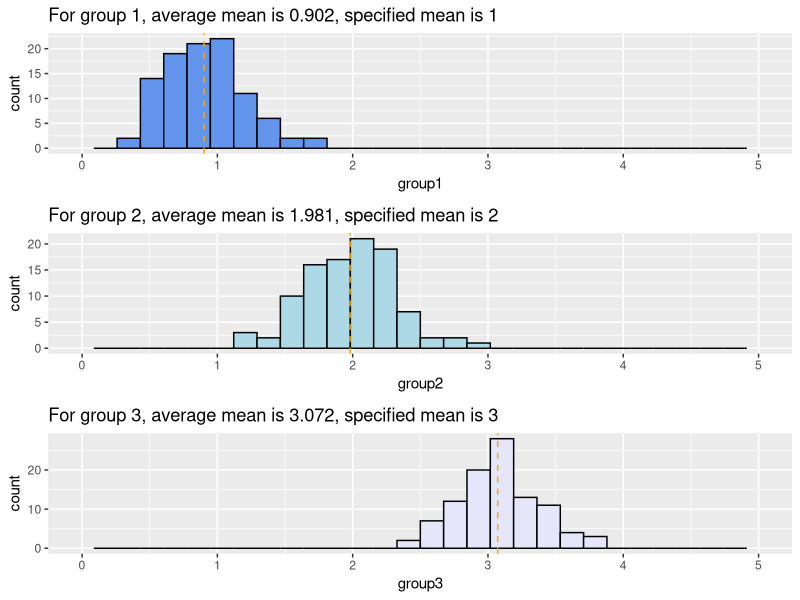

Write R code to recreate this figure.
## ---- chunk 1
library(ggplot2)
library(gridExtra)
## ---- chunk 2
vector <- rbinom(n=20, size=0:5, prob=0.5)
counter <- 0

# as a for loop
for (i in seq_along(vector)) {
  if (vector[i]==0) {
    counter <- counter+1 }
}
print(counter)

## ---- chunk 3

length(vector[vector==0])
## ---- chunk 4

##############
# function: make_matrix
# makes a matrix with where values are row x column
# input: n_row is number of rows desired
#        n_col is number of columns desired
# output: a matrix with number of rows = n_row and number of columns = n_col and each position equals row number x column number
#---------
make_matrix <- function(n_row=runif(1, 1, 10), n_col=runif(1, 1, 10)) {
  new_matrix <- matrix(nrow=n_row, ncol=n_col)
  for (i in 1:nrow(new_matrix)) {
    for (j in 1:ncol(new_matrix)) {
      new_matrix[i,j] <- i*j
    }
  }
  print(new_matrix)
}
#####################

make_matrix()
## ---- chunk 5

names <- c("group1", "group2", "group3")
var1 <- rnorm(n=10,mean=1)
var2 <- rnorm(n=10,mean=2)
var3 <- rnorm(n=10,mean=3)
df <- data.frame(group=rep(names, each=length(var1)), response_var=c(var1, var2, var3))

###############
# function: shuffle_means
# rerun three normal distributions with given observations and means, sd=1
# input: n_obs number of observations
#   means is  vector of means to use 
# output: a vector with the means of each group
#----------
shuffle_means <- function(n_obs=10, means=c(1,2,3)) {
  v1 <- rnorm(n=n_obs,mean=means[1])
  v2 <- rnorm(n=n_obs,mean=means[2])
  v3 <- rnorm(n=n_obs,mean=means[3])
  averages <- c(mean(v1), mean(v2), mean(v3))
  return(averages)
}
#####################

# testing the function
shuffle_means()

# repeat the function 100 times and put it into a dataframe
df2 <- data.frame(replicate=NULL, group1=NULL, group2=NULL, group3=NULL)
for (i in 1:100) {
  new_data <- shuffle_means()
  df2 <- rbind(df2, list(replicate=i, group1=new_data[1], group2=new_data[2], group3=new_data[3]))
}
  

# graphing the results
plot1 <- ggplot(df2, aes(x=group1)) +
  geom_histogram(color="black", fill="cornflowerblue") +
  geom_vline(xintercept=c(mean(df2$group1)), linetype="dashed", color="orange") +
  xlim(0,5) +
  ggtitle(paste0("For group 1, average mean is ", round(mean(df2$group1), digits=3),", specified mean is 1"))
  
plot2 <- ggplot(df2, aes(x=group2)) +
  geom_histogram(color="black", fill="lightblue") +
  geom_vline(xintercept=c(mean(df2$group2)), linetype="dashed", color="orange") +
  xlim(0,5) +
  ggtitle(paste0("For group 2, average mean is ", round(mean(df2$group2), digits=3),", specified mean is 2"))

plot3 <- ggplot(df2, aes(x=group3)) +
  geom_histogram(color="black", fill="lavender") +
  geom_vline(xintercept=c(mean(df2$group3)), linetype="dashed", color="orange") +
  xlim(0,5) +
  ggtitle(paste0("For group 3, average mean is ", round(mean(df2$group3), digits=3),", specified mean is 3"))

grid.arrange(plot1, plot2, plot3)
# The mean for these 100 randomizations isn't always the specified mean. Can see how the vertical line isn't always at the specified mean
